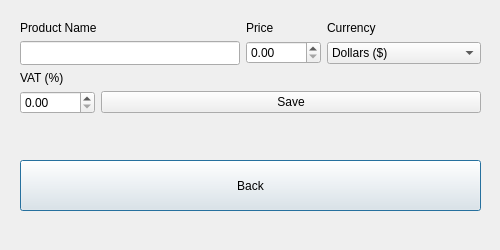
<?xml version="1.0" encoding="UTF-8"?>
<ui version="4.0">
 <class>Dialog</class>
 <widget class="QDialog" name="Dialog">
  <property name="geometry">
   <rect>
    <x>0</x>
    <y>0</y>
    <width>500</width>
    <height>250</height>
   </rect>
  </property>
  <property name="sizePolicy">
   <sizepolicy hsizetype="Expanding" vsizetype="Minimum">
    <horstretch>0</horstretch>
    <verstretch>0</verstretch>
   </sizepolicy>
  </property>
  <property name="minimumSize">
   <size>
    <width>500</width>
    <height>250</height>
   </size>
  </property>
  <property name="maximumSize">
   <size>
    <width>500</width>
    <height>250</height>
   </size>
  </property>
  <property name="windowTitle">
   <string>VAT Calculator | Calculation</string>
  </property>
  <property name="windowIcon">
   <iconset>
    <normaloff>../src/icon.bmp</normaloff>../src/icon.bmp</iconset>
  </property>
  <widget class="QWidget" name="widget" native="true">
   <property name="enabled">
    <bool>true</bool>
   </property>
   <property name="geometry">
    <rect>
     <x>0</x>
     <y>0</y>
     <width>501</width>
     <height>251</height>
    </rect>
   </property>
   <property name="sizePolicy">
    <sizepolicy hsizetype="Preferred" vsizetype="Preferred">
     <horstretch>0</horstretch>
     <verstretch>0</verstretch>
    </sizepolicy>
   </property>
   <property name="minimumSize">
    <size>
     <width>0</width>
     <height>2</height>
    </size>
   </property>
   <widget class="QWidget" name="horizontalLayoutWidget">
    <property name="geometry">
     <rect>
      <x>20</x>
      <y>160</y>
      <width>461</width>
      <height>51</height>
     </rect>
    </property>
    <layout class="QHBoxLayout" name="ly_bottom">
     <item>
      <widget class="QPushButton" name="bn_exit">
       <property name="sizePolicy">
        <sizepolicy hsizetype="Expanding" vsizetype="Expanding">
         <horstretch>0</horstretch>
         <verstretch>0</verstretch>
        </sizepolicy>
       </property>
       <property name="text">
        <string>Back</string>
       </property>
       <property name="iconSize">
        <size>
         <width>2</width>
         <height>16</height>
        </size>
       </property>
      </widget>
     </item>
    </layout>
   </widget>
   <widget class="QWidget" name="verticalLayoutWidget">
    <property name="geometry">
     <rect>
      <x>20</x>
      <y>130</y>
      <width>461</width>
      <height>21</height>
     </rect>
    </property>
    <layout class="QVBoxLayout" name="ly_welcome">
     <property name="spacing">
      <number>1</number>
     </property>
     <property name="sizeConstraint">
      <enum>QLayout::SetMinimumSize</enum>
     </property>
     <property name="leftMargin">
      <number>0</number>
     </property>
     <property name="topMargin">
      <number>0</number>
     </property>
     <property name="bottomMargin">
      <number>0</number>
     </property>
     <item>
      <widget class="QLabel" name="lb_saved">
       <property name="palette">
        <palette>
         <active>
          <colorrole role="WindowText">
           <brush brushstyle="SolidPattern">
            <color alpha="255">
             <red>0</red>
             <green>122</green>
             <blue>51</blue>
            </color>
           </brush>
          </colorrole>
         </active>
         <inactive>
          <colorrole role="WindowText">
           <brush brushstyle="SolidPattern">
            <color alpha="255">
             <red>0</red>
             <green>122</green>
             <blue>51</blue>
            </color>
           </brush>
          </colorrole>
         </inactive>
         <disabled>
          <colorrole role="WindowText">
           <brush brushstyle="SolidPattern">
            <color alpha="255">
             <red>190</red>
             <green>190</green>
             <blue>190</blue>
            </color>
           </brush>
          </colorrole>
         </disabled>
        </palette>
       </property>
       <property name="mouseTracking">
        <bool>false</bool>
       </property>
       <property name="tabletTracking">
        <bool>false</bool>
       </property>
       <property name="contextMenuPolicy">
        <enum>Qt::PreventContextMenu</enum>
       </property>
       <property name="layoutDirection">
        <enum>Qt::LeftToRight</enum>
       </property>
       <property name="text">
        <string/>
       </property>
       <property name="alignment">
        <set>Qt::AlignCenter</set>
       </property>
      </widget>
     </item>
    </layout>
   </widget>
   <widget class="QWidget" name="verticalLayoutWidget_3">
    <property name="geometry">
     <rect>
      <x>20</x>
      <y>10</y>
      <width>461</width>
      <height>116</height>
     </rect>
    </property>
    <layout class="QVBoxLayout" name="verticalLayout_3">
     <property name="spacing">
      <number>1</number>
     </property>
     <item>
      <layout class="QVBoxLayout" name="verticalLayout">
       <property name="spacing">
        <number>6</number>
       </property>
       <item>
        <layout class="QHBoxLayout" name="horizontalLayout">
         <property name="spacing">
          <number>1</number>
         </property>
         <item>
          <widget class="QLabel" name="label_2">
           <property name="sizePolicy">
            <sizepolicy hsizetype="Fixed" vsizetype="Fixed">
             <horstretch>0</horstretch>
             <verstretch>0</verstretch>
            </sizepolicy>
           </property>
           <property name="minimumSize">
            <size>
             <width>225</width>
             <height>0</height>
            </size>
           </property>
           <property name="maximumSize">
            <size>
             <width>200</width>
             <height>16777215</height>
            </size>
           </property>
           <property name="text">
            <string>Product Name</string>
           </property>
          </widget>
         </item>
         <item>
          <widget class="QLabel" name="label_3">
           <property name="sizePolicy">
            <sizepolicy hsizetype="Fixed" vsizetype="Fixed">
             <horstretch>0</horstretch>
             <verstretch>0</verstretch>
            </sizepolicy>
           </property>
           <property name="minimumSize">
            <size>
             <width>80</width>
             <height>0</height>
            </size>
           </property>
           <property name="maximumSize">
            <size>
             <width>0</width>
             <height>16777215</height>
            </size>
           </property>
           <property name="text">
            <string>Price</string>
           </property>
          </widget>
         </item>
         <item>
          <widget class="QLabel" name="label_4">
           <property name="sizePolicy">
            <sizepolicy hsizetype="Minimum" vsizetype="Fixed">
             <horstretch>0</horstretch>
             <verstretch>0</verstretch>
            </sizepolicy>
           </property>
           <property name="minimumSize">
            <size>
             <width>100</width>
             <height>0</height>
            </size>
           </property>
           <property name="maximumSize">
            <size>
             <width>16777215</width>
             <height>16777215</height>
            </size>
           </property>
           <property name="text">
            <string>Currency</string>
           </property>
          </widget>
         </item>
        </layout>
       </item>
       <item>
        <layout class="QHBoxLayout" name="ly_group1">
         <item>
          <widget class="QLineEdit" name="box_productname">
           <property name="sizePolicy">
            <sizepolicy hsizetype="Maximum" vsizetype="Fixed">
             <horstretch>0</horstretch>
             <verstretch>0</verstretch>
            </sizepolicy>
           </property>
           <property name="minimumSize">
            <size>
             <width>220</width>
             <height>24</height>
            </size>
           </property>
           <property name="maximumSize">
            <size>
             <width>220</width>
             <height>24</height>
            </size>
           </property>
           <property name="text">
            <string/>
           </property>
          </widget>
         </item>
         <item>
          <widget class="QDoubleSpinBox" name="box_price">
           <property name="minimumSize">
            <size>
             <width>75</width>
             <height>0</height>
            </size>
           </property>
           <property name="maximumSize">
            <size>
             <width>75</width>
             <height>16777215</height>
            </size>
           </property>
          </widget>
         </item>
         <item>
          <widget class="QComboBox" name="box_currency">
           <property name="minimumSize">
            <size>
             <width>25</width>
             <height>0</height>
            </size>
           </property>
           <item>
            <property name="text">
             <string>Dollars ($)</string>
            </property>
           </item>
           <item>
            <property name="text">
             <string>Euros (€)</string>
            </property>
           </item>
           <item>
            <property name="text">
             <string>Yens (¥)</string>
            </property>
           </item>
           <item>
            <property name="text">
             <string>Pounds (£)</string>
            </property>
           </item>
           <item>
            <property name="text">
             <string>Swiss francs (Fr.)</string>
            </property>
           </item>
           <item>
            <property name="text">
             <string>Pesos ($)</string>
            </property>
           </item>
           <item>
            <property name="text">
             <string>Yuan's (¥)</string>
            </property>
           </item>
          </widget>
         </item>
        </layout>
       </item>
       <item>
        <layout class="QVBoxLayout" name="verticalLayout_2">
         <property name="spacing">
          <number>6</number>
         </property>
         <item>
          <widget class="QLabel" name="label">
           <property name="sizePolicy">
            <sizepolicy hsizetype="Fixed" vsizetype="Fixed">
             <horstretch>0</horstretch>
             <verstretch>0</verstretch>
            </sizepolicy>
           </property>
           <property name="text">
            <string>VAT (%)</string>
           </property>
          </widget>
         </item>
         <item>
          <layout class="QHBoxLayout" name="ly_group2">
           <property name="spacing">
            <number>6</number>
           </property>
           <item>
            <widget class="QDoubleSpinBox" name="box_vat">
             <property name="minimumSize">
              <size>
               <width>75</width>
               <height>0</height>
              </size>
             </property>
             <property name="maximumSize">
              <size>
               <width>75</width>
               <height>16777215</height>
              </size>
             </property>
            </widget>
           </item>
           <item>
            <widget class="QPushButton" name="bn_save">
             <property name="text">
              <string>Save</string>
             </property>
            </widget>
           </item>
          </layout>
         </item>
        </layout>
       </item>
      </layout>
     </item>
    </layout>
   </widget>
  </widget>
 </widget>
 <resources/>
 <connections>
  <connection>
   <sender>bn_exit</sender>
   <signal>clicked()</signal>
   <receiver>Dialog</receiver>
   <slot>close()</slot>
   <hints>
    <hint type="sourcelabel">
     <x>250</x>
     <y>215</y>
    </hint>
    <hint type="destinationlabel">
     <x>249</x>
     <y>124</y>
    </hint>
   </hints>
  </connection>
 </connections>
</ui>
